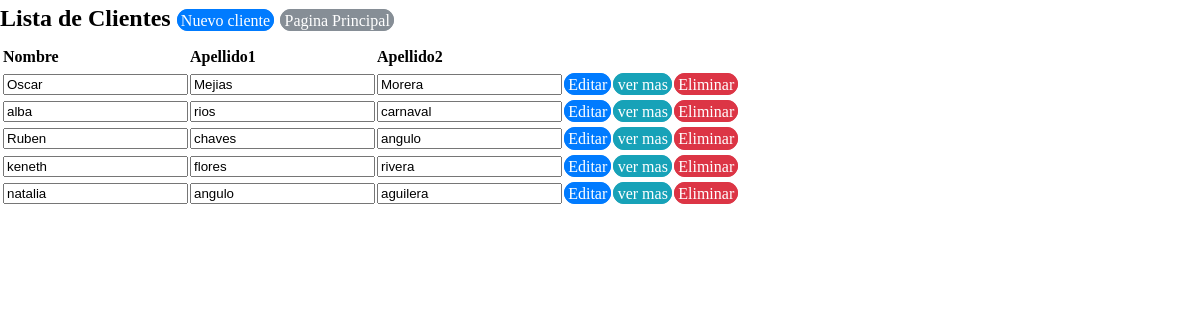
Screenshot of /view/registrocliente/RegistroCliente.php with the database file from the repository.
### tables this page shows
CREATE TABLE `tbclientes` (
  `clienteid` int(20) NOT NULL,
  `personaid` varchar(20) NOT NULL,
  `clientedireccionexacta` varchar(200) NOT NULL,
  `clientedescuento` double NOT NULL,
  `clienteacumulado` int(11) NOT NULL,
  `clienteestado` tinyint(1) NOT NULL
);

CREATE TABLE `tbpersonas` (
  `personaid` int(20) NOT NULL,
  `personanombre` varchar(20) NOT NULL,
  `personaapellido1` varchar(20) NOT NULL,
  `personaapellido2` varchar(20) NOT NULL,
  `personatelefono` int(11) NOT NULL,
  `personacorreo` varchar(50) NOT NULL,
  `zonaid` varchar(20) NOT NULL,
  `personaestado` tinyint(1) NOT NULL
);

### business/clientebusiness/clienteBusiness.php (called while the page is built, shortened)
<?php
class clienteBusiness {
   private $DataCliente;
    public function clienteBusiness() {
        require_once '../../data/datacliente/DataCliente.php';
        $this->DataCliente= new DataCliente();
    }
    public function mostrarClientes() {
        return $this->DataCliente->mostrarClientes();
    }
}
?>

### data/datacliente/DataCliente.php (called while the page is built, shortened)
<?php
class DataCliente {
        private $conexion;
    function DataCliente() {
        include_once '../../data/dbconexion/Conexion.php';
        $this->conexion = new Conexion();
    }
    public function mostrarClientes() {
        if ($this->conexion->crearConexion()->set_charset('utf8')) {
            $array = array();
            $mostrarclientes = $this->conexion->crearConexion()->query("SELECT *
                FROM tbclientes e
                INNER JOIN tbpersonas p ON e.personaid= p.personaid
                INNER JOIN tbzonas z ON p.zonaid= z.zonaid
                WHERE e.personaid=p.personaid AND e.clienteestado=1;");
            $this->conexion->cerrarConexion();
            while ($resultado = $mostrarclientes->fetch_assoc()) {
                array_push($array, $resultado);
            }
            return $array;
        }
    }
}
?>

### data/dbconexion/Conexion.php (called while the page is built, shortened)
<?php
class Conexion {
    private $server;
    private $user;
    private $password;
    private $dbname;
    function Conexion(){
        $this->server = "localhost";
        $this->user = "root";
        $this->password = "";
        $this->dbname = "bdexpressdjb";
    }
    function crearConexion(){
        $this->conexion  = mysqli_connect($this->server,$this->user,$this->password,$this->dbname);
        return $this->conexion;
    }
}

### view/registrocliente/RegistroCliente.php (the view, shortened to what this page needs)
<!DOCTYPE html>
<head>
    <link rel="stylesheet" href="../../css/estilo.css">
    <?php
    include '../../business/clientebusiness/clienteBusiness.php';
    ?>
</head>
<body>
    <?php
    $clienteBusiness = new clienteBusiness();
    $allBusiness = $clienteBusiness->mostrarClientes();
    ?>
    <h2>
        Lista de Clientes
        <a href="?action=registrar" class="btn btn-primary"> Nuevo cliente</a>
        <a href="../ventanaprincipalview/VentanaPrincipalView.php" class="btn btn-secondary">Pagina Principal</a>
    </h2>
    <form  action="RegistroCliente.php" method="Post">
        <table>
            <thead>
                <tr><th></th>
                    <th>Nombre</th>
                    <th >Apellido1</th>
                    <th >Apellido2</th>
                </tr>
            </thead>
            <?php foreach ($allBusiness as $current): ?>
                <tr>
                    <th><input type="hidden" name="clienteid" class="clienteid" value="<?php echo $current['clienteid']; ?>"/> </th>
                    <th><input type="text" name="personanombre" class="personanombre" value="<?php echo $current['personanombre']; ?>"/> </th>
                    <th><input type="text" name="personaapellido1" class="personaapellido1" value="<?php echo $current['personaapellido1']; ?>"/> </th>
                    <th><input type="text" name="personaapellido2" class="personaapellido2" value="<?php echo $current['personaapellido2']; ?>"/> </th>
                    <td><a href="?action=editar&id=<?php echo $current['clienteid']; ?> " class="btn btn-primary">Editar</a></td>
                    <td><a href="?action=ver&id=<?php echo $current['clienteid']; ?> "class="btn btn-info">ver mas</a></td>
                    <td><a href="?action=eliminar&id=<?php echo $current['clienteid']; ?> "class="btn btn-danger">Eliminar</a></td>
                </tr>
            <?php endforeach ?>
        </table>
    </form>
</body>
</html>

### css/estilo.css (style rules this page uses)
body { margin: 0; font-family: verdana; font-size: 1rem; font-weight: normal; line-height: 1.5; color: black; background-color: window; }
h1, h2, h3, h4, h5, h6 { margin-top: 0; margin-bottom: .5rem; }
a { color: blue; text-decoration: none; background-color: transparent; -webkit-text-decoration-skip: objects; }
table { border-collapse: collapse; }
th { text-align: left; }
.btn { font-weight: normal; text-align: center; white-space: nowrap; vertical-align: middle; border: 1px solid transparent; padding: 0.1rem 0.2rem; font-size: 1rem; line-height: 1.5; border-radius: 0.70rem; transition: all 0.15s ease-in-out; }
.btn-primary { color: #fff; background-color: #007bff; border-color: #007bff; }
.btn-secondary { color: #fff; background-color: #868e96; border-color: #868e96; }
.btn-info { color: #fff; background-color: #17a2b8; border-color: #17a2b8; }
.btn-danger { color: #fff; background-color: #dc3545; border-color: #dc3545; }

### rows the page displays
tbclientes: personanombre "Oscar", personaapellido1 "Mejias", personaapellido2 "Morera"
tbclientes: personanombre "alba", personaapellido1 "rios", personaapellido2 "carnaval"
tbclientes: personanombre "Ruben", personaapellido1 "chaves", personaapellido2 "angulo"
tbclientes: personanombre "keneth", personaapellido1 "flores", personaapellido2 "rivera"
tbclientes: personanombre "natalia", personaapellido1 "angulo", personaapellido2 "aguilera"
